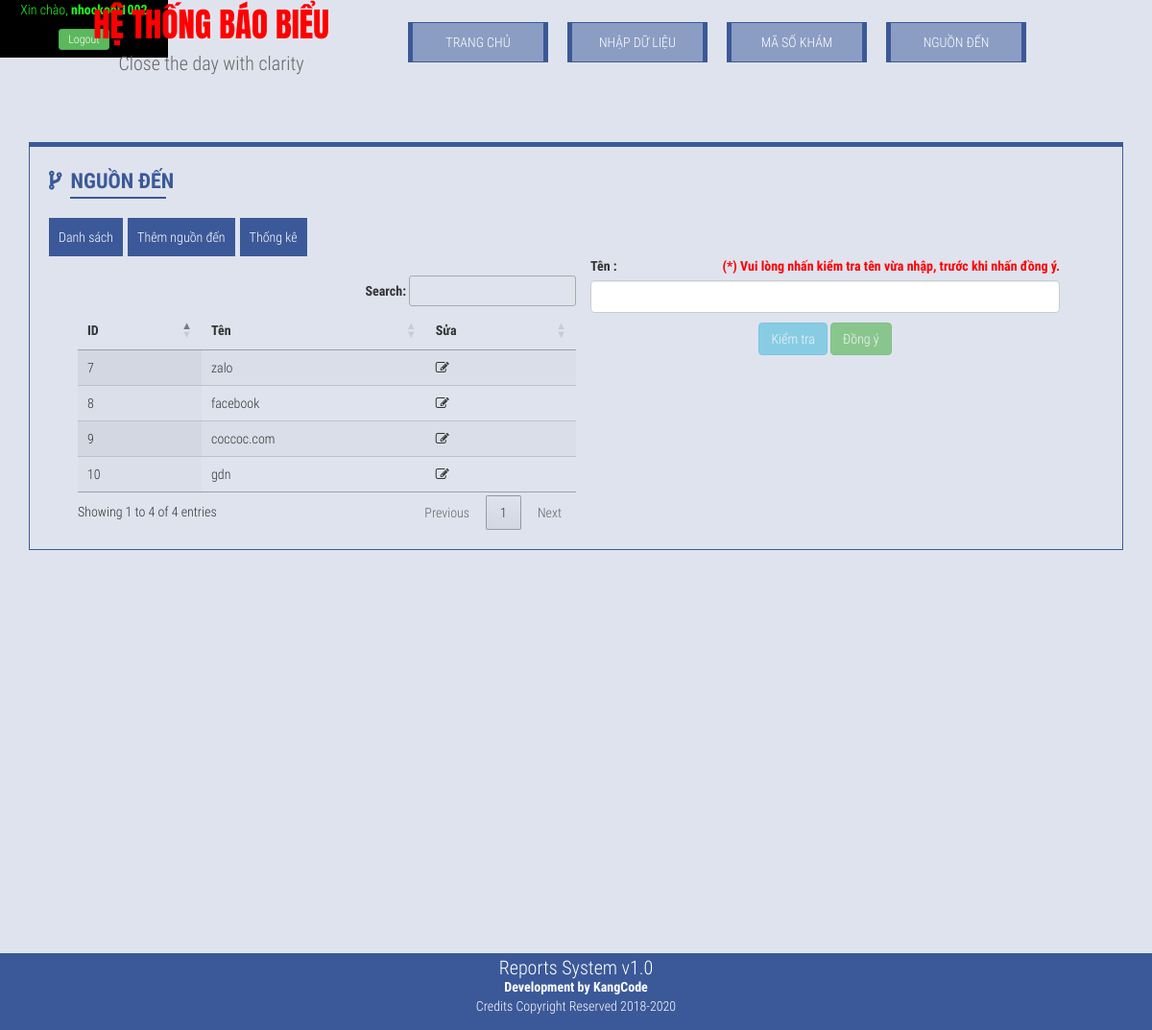
The page /index.php?page=ndlist (signed in) on the database as committed earlier.
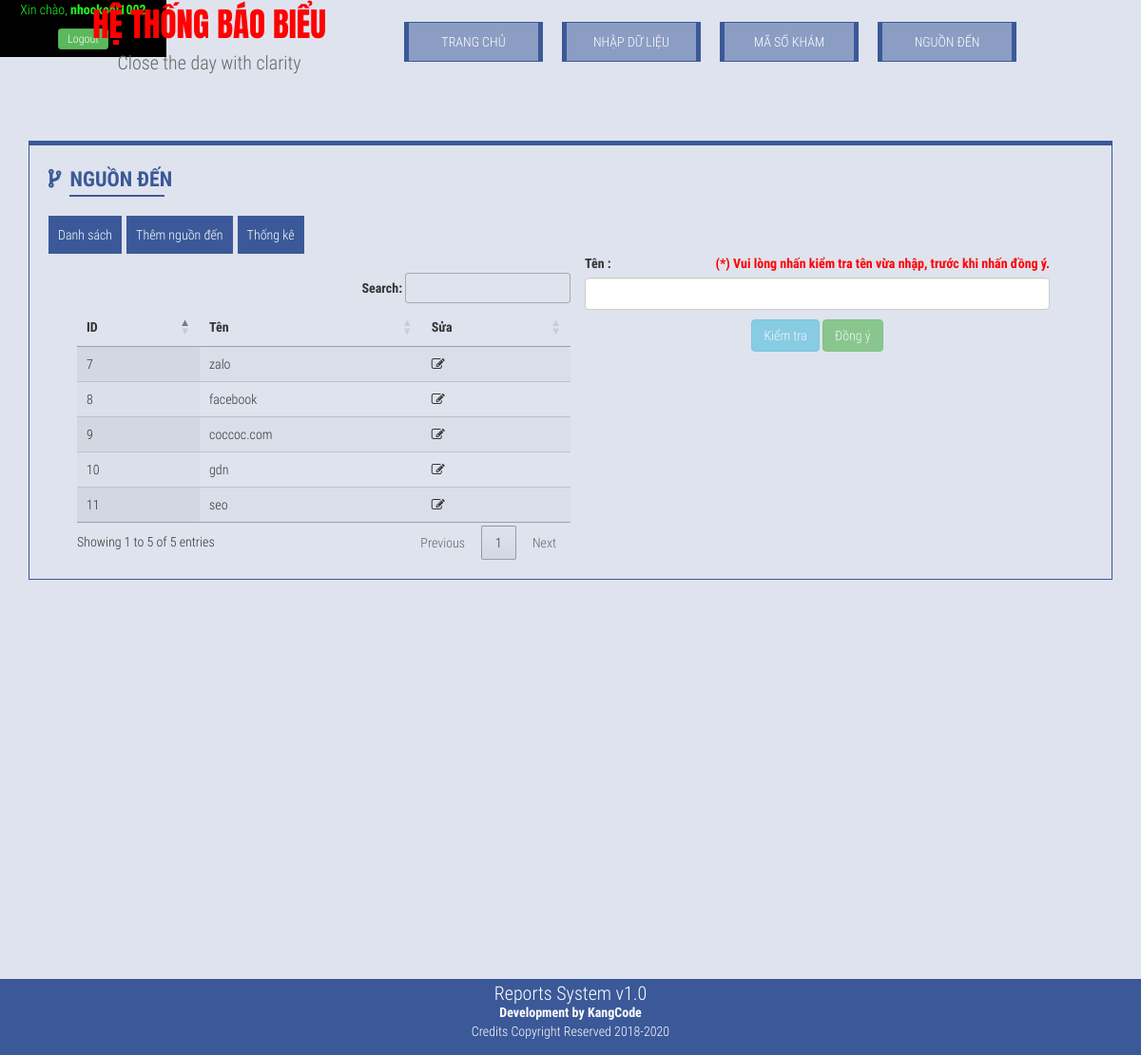
The same page on the database as committed later.
### tables this page shows
CREATE TABLE `nguonden` (
  `id` int(10) NOT NULL,
  `nguonden` varchar(100) NOT NULL
);

### templates/dsnd.php (the view, shortened to what this page needs)
<div class="container-fluid">
    <div class="col-sm-6">
        <br>
        <div class="row">
           <table class="display" id="kooltable" width="100%">
             <thead>
              <tr>
                  <th>ID</th>
                  <th>Tên</th>
                  <th>Sửa</th>
              </tr>
            </thead>
            <tbody>
            <?php
            $sql = "SELECT * FROM nguonden ORDER BY id DESC";
            if ($result = $conn->query($sql)) {
                while ($row = $result->fetch_assoc()) {
                    ?>
                    <tr>
                  <td><?php echo $row['id']; ?></td>
                  <td><?php echo $row['nguonden']; ?></td>
                  <td class="suanguonden" data-id="<?php echo $row['id']; ?>"><i class="fa fa-pencil-square-o"></i></td>
                    </tr>
                    <?php
                }
            }
            ?>
            </tbody>
            </table>
        </div>
    </div>
    <div class="col-sm-6">
        <label>Tên :</label><span style="color:red;font-weight:bolder;float:right;">(*) Vui lòng nhấn kiểm tra tên vừa nhập, trước khi nhấn đồng ý.</span>
        <input type="text" class="form-control osuaten" /><br>
        <input type="hidden" class="form-control oid" /><br>
        <br>
        <div style="text-align:center">
        <button type="button" class="btn btn-info ktbut" disabled="disabled">Kiểm tra</button>
        <button type="button" class="btn btn-success dybut" disabled="disabled">Đồng ý</button>
        </div>
    </div>
</div>

Rows that differ between the two databases and show on the page:
added nguonden: id "11", nguonden "seo"
Other text that changed with them:
text written by a page script: "Search: Showing 1 to 4 of 4 entries Previous 1 Next" → "Search: Showing 1 to 5 of 5 entries Previous 1 Next"
